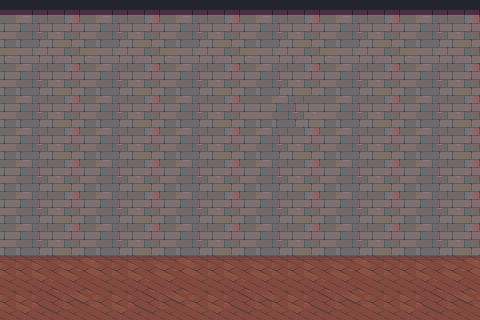

This is a level from a 2D game, rendered from its Tiled map with the project's own tilesets. A one-line summary and the map file follow, with tile-layer data summarised:
An orthogonal 30x20 tile map with 16x16 px tiles, 1 tile layer (Floors and wall), 1 hidden layer not drawn, 5 tilesets and 8 objects.

<map version="1.10" tiledversion="1.12.1" orientation="orthogonal" renderorder="right-down" width="30" height="20" tilewidth="16" tileheight="16" infinite="0" nextlayerid="6" nextobjectid="11">
 <tileset firstgid="1" source="../tilesets/Interior.tsx" />
 <tileset firstgid="833" source="../tilesets/interiors_demo.tsx" />
 <tileset firstgid="858" source="../tilesets/collision.tsx" />
 <tileset firstgid="2838" source="../tilesets/fireplace_1.tsx" />
 <tileset firstgid="2839" source="../tilesets/decor_shields_4.tsx" />
 <layer id="1" name="Floors and wall" width="30" height="20">
  <data>[600 cells, 114 non-empty, 8 distinct tile ids]</data>
 </layer>
 <objectgroup id="3" name="Furniture">
  <object id="2" gid="2838" x="-33.51" y="295.475" width="226.315" height="292.273" />
  <object id="3" gid="2839" x="178.319" y="154.582" width="115.024" height="105.068" />
  <object id="5" gid="853" x="268.166" y="273.453" width="188.779" height="105.282" />
 </objectgroup>
 <layer id="2" name="Collision" width="30" height="20" visible="0">
  <data>[600 cells, 96 non-empty, 50 distinct tile ids]</data>
 </layer>
 <objectgroup id="4" name="Collision Layer" visible="0">
  <object id="6" x="0" y="0" width="480" height="16" />
  <object id="7" x="464" y="16" width="16" height="304" />
  <object id="8" x="0" y="304" width="464" />
  <object id="9" x="0" y="16" width="16" height="288" />
 </objectgroup>
 <objectgroup id="5" name="spawn" visible="0">
  <object id="10" x="160" y="304">
   <point />
  </object>
 </objectgroup>
</map>
